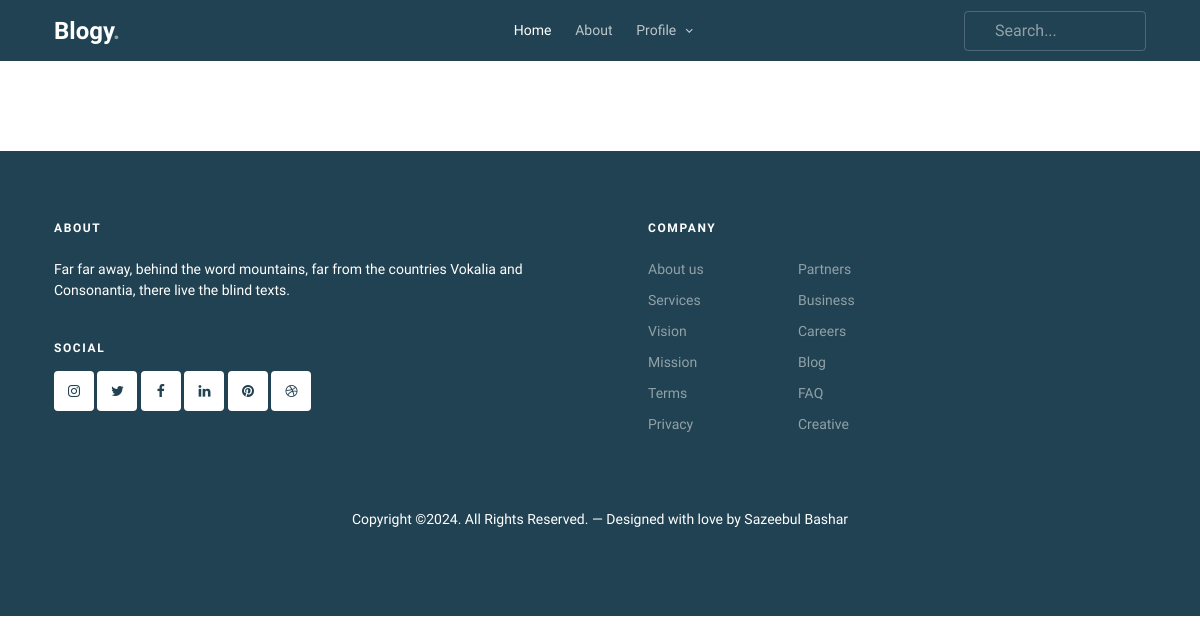
The page /blog/my-blogs (signed in) on the database as committed earlier.
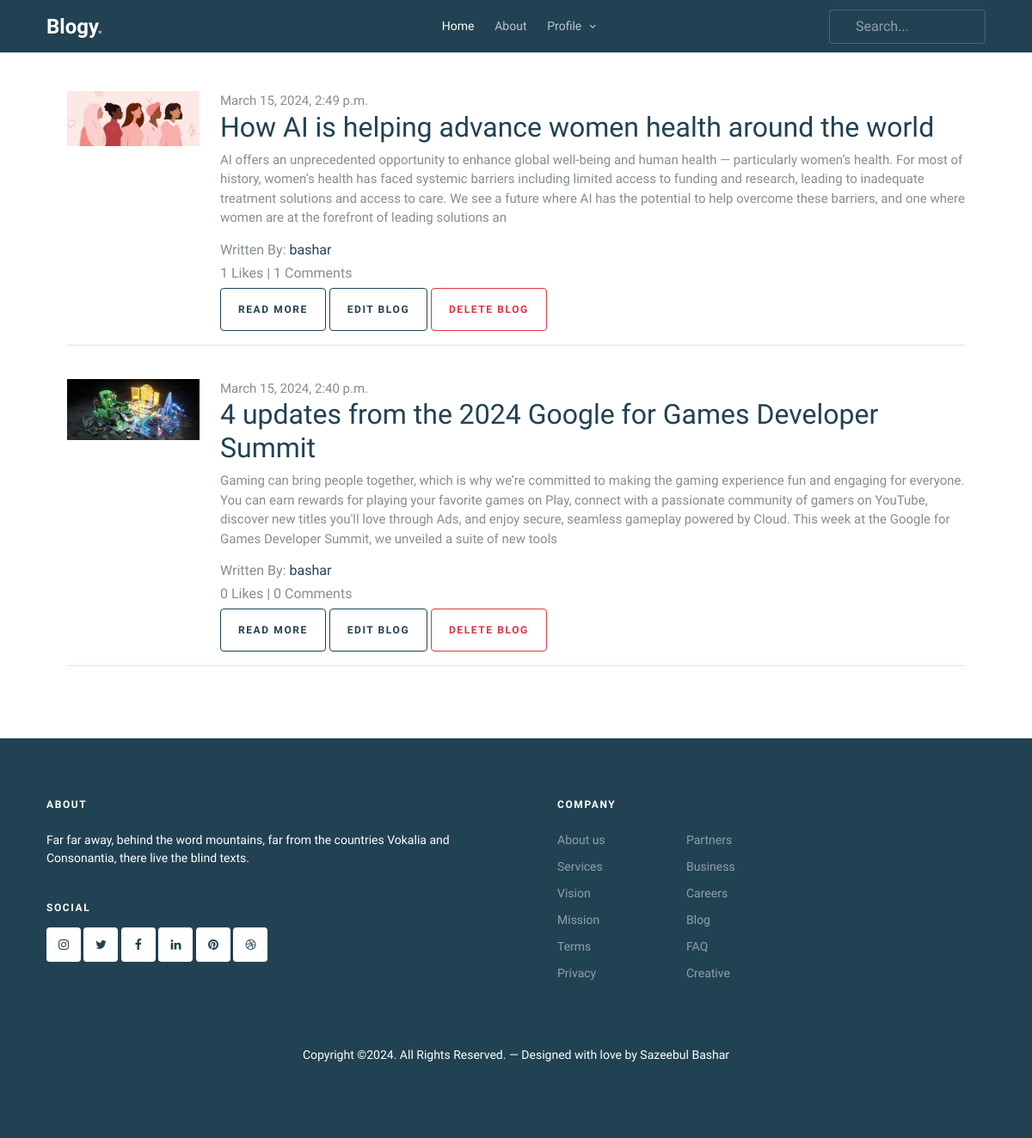
The same page on the database as committed later.
### App_Blog/models.py (models this page shows, shortened)
class Blog(models.Model):
    author = models.ForeignKey(User, on_delete=models.CASCADE, related_name='post_author')
    blog_title = models.CharField(max_length=264, verbose_name="Put a Title")
    slug = models.SlugField(max_length=264, unique=True)
    blog_content = models.TextField(verbose_name="What is on your mind")
    blog_image = models.ImageField(upload_to='blog_images', verbose_name="Image")
    publish_date = models.DateTimeField(auto_now_add=True)
    update_date = models.DateTimeField(auto_now=True)
    class Meta:
        ordering = ['-publish_date']

### App_Blog/views.py (the view)
# urls.py: path('my-blogs', views.MyBlog.as_view(), name= 'my_blog'),
class MyBlog(LoginRequiredMixin,TemplateView):
    template_name = 'App_Blog/my_blog.html'

### App_Blog/templatetags/custom_filters.py (called while the page is built)
def range_filter(value):
    return value[0:432]

### templates/App_Blog/my_blog.html (shortened to what this page needs)
{% extends "base.html" %}
{% load custom_filters %}
{% block body_block %}
<br><br>
<div class="container">
    {% for blog in user.post_author.all %}
          <div class="container">
            <div class="blog-entry d-flex blog-entry-search-item">
                <div class="row">
                    <div class="col-sm-2">
                        <a href="single.html" class="img-link me-4">
                            <img src="/media/{{blog.blog_image}}" alt="Image" class="img-fluid">
                          </a>
                    </div>
                    <div class="col-sm-10">
                        <div>
                            <span class="date">{{blog.publish_date}}  </span>
                            <h2><a href="single.html"> {{blog.blog_title}} </a></h2>
                            <p>{{blog.blog_content | range_filter }}  </p>
                            <h6>Written By: <a href="#">{{blog.author}}</a></h6>
                            <h6> {{blog.liked_blog.count}} Likes | {{blog.blog_comment.count}} Comments </h6>
                            <a href="{% url 'App_Blog:blog_details' slug=blog.slug %}" class="btn btn-sm btn-outline-primary">Read More</a>
                            <a href="{% url 'App_Blog:edit_blog' pk=blog.pk %}" class="btn btn-sm btn-outline-primary">Edit Blog</a>
                            <a href="{% url 'App_Blog:delete_blog' pk=blog.pk %}" class="btn btn-sm btn-outline-danger">Delete Blog</a>
                          </div>
                    </div>
                </div>
              </div>
              <hr><br>
          </div>
      {% endfor %}
</div>
<br><br>
{% endblock %}

Rows that differ between the two databases and show on the page:
added Blog: blog_image (picture), publish_date "March 15, 2024, 2:49 p.m.", blog_title "How AI is helping advance women health around the world", blog_content|range_filter "AI offers an unprecedented opportunity to enhance global well-being and human health — particularly women’s health. For most of history, women’s health has faced systemic barriers including limited access to funding and research, leading to inadequate treatment solutions and access to care. We see a future where AI has the potential to help overcome these barriers, and one where women are at the forefront of leading solutions an", author "bashar", liked_blog.count "1", blog_comment.count "1"
added Blog: blog_image (picture), publish_date "March 15, 2024, 2:40 p.m.", blog_title "4 updates from the 2024 Google for Games Developer Summit", blog_content|range_filter "Gaming can bring people together, which is why we’re committed to making the gaming experience fun and engaging for everyone. You can earn rewards for playing your favorite games on Play, connect with a passionate community of gamers on YouTube, discover new titles you'll love through Ads, and enjoy secure, seamless gameplay powered by Cloud. This week at the Google for Games Developer Summit, we unveiled a suite of new tools", author "bashar", liked_blog.count "0", blog_comment.count "0"
